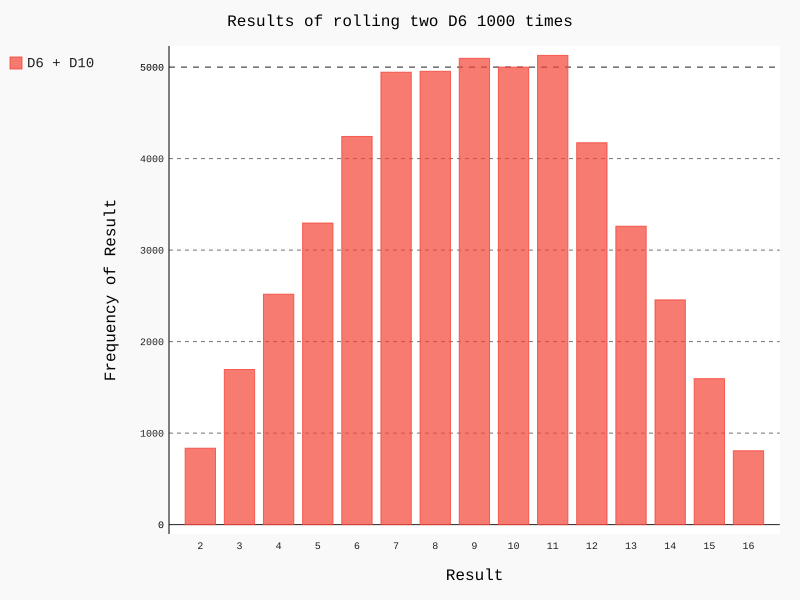

Write the Python code that produced this figure.
import pygal
from die import Die

#Create a D6 and a D10 dice
die_1 = Die()
die_2 = Die(10)


#Make some rolls, and store results in list
results = []
for roll_num in range(50000):
    result = die_1.roll() + die_2.roll()
    results.append(result)

#Analyze results
frequencies = []
max_result = die_1.num_sides + die_2.num_sides
for value in range(2, max_result+1):
    frequency = results.count(value)
    frequencies.append(frequency)

#Visualize the results
hist = pygal.Bar()

hist.title = "Results of rolling two D6 1000 times"
hist.x_labels = ['2','3','4','5','6','7','8','9','10','11','12',
                 '13','14','15','16']
hist.x_title = 'Result'
hist.y_title = 'Frequency of Result'

hist.add('D6 + D10', frequencies)
hist.render_to_file('die_visual.svg')
